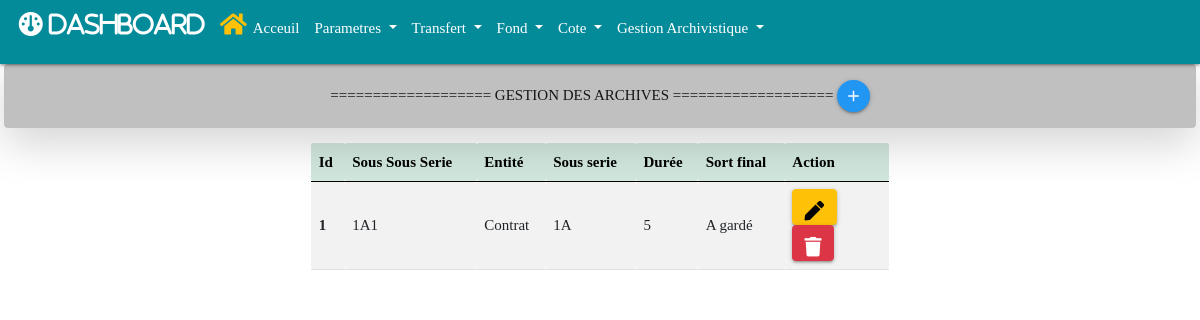
Page /fond/soussousserie on the earlier database version.
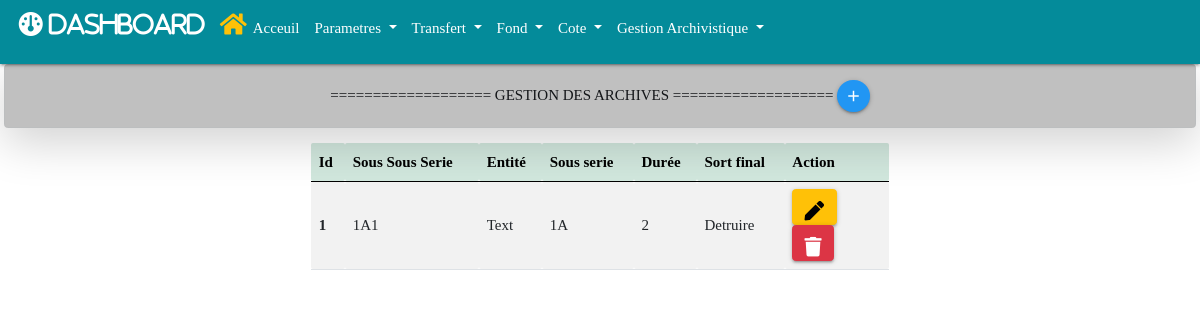
Same page on the later database version.
### fond/models.py (models this page shows, shortened)
class Sous_sous_Serie(models.Model):
    soussousserie = models.CharField(max_length=5, null=True, blank=True)
    entite = models.CharField(max_length=200, null=True, blank=True)
    sousserie = models.ForeignKey(Sous_serie, null=True, blank=True, on_delete=models.CASCADE)
    duree = models.IntegerField()
    sort_final = models.CharField(max_length=200, null=True, blank=True)
    create_at = models.DateField(auto_now_add=True, null=True)
    modified_at = models.DateTimeField(auto_now_add=True)

class Sous_serie(models.Model):
    sousserie = models.CharField(max_length=5, null=True, blank=True)
    entite = models.CharField(max_length=200, null=True, blank=True)
    serie = models.ForeignKey(Serie, null=True, blank=True, on_delete=models.CASCADE)
    duree = models.IntegerField()
    sort_final = models.CharField(max_length=200, null=True, blank=True)
    create_at = models.DateField(auto_now_add=True, null=True)
    modified_at = models.DateTimeField(auto_now_add=True)
    def __str__(self):
        return self.sousserie

### fond/views.py (the view)
# urls.py: path('fond/soussousserie', views.soussousserie, name="soussousserie"),
def soussousserie(request):
    soussousseries = Sous_sous_Serie.objects.all()
    context = {'soussousseries':soussousseries}
    return render(request, 'fond/soussousserie/soussousserie.html', context)

### fond/templates/fond/soussousserie/soussousserie.html (shortened to what this page needs)
{% extends 'base.html' %}
{% block add %}
<a href="{% url 'add_soussousserie' %}" class="btn-floating btn-small waves-effect waves-light blue" title="Ajouter une soussousserie">
    <i class="material-icons">add</i>
</a>
{% endblock add %}
{% block main %}
<div class="container mt-3 w-50">
    <table id="example" class="table table-striped" style="width:100%">
        <thead class="table-success">
            <tr>
                <th>Id</th>
                <th>Sous Sous Serie</th>
                <th>Entité</th>
                <th>Sous serie</th>
                <th>Durée</th>
                <th>Sort final</th>
                <th style="width: 18%;">Action</th>
            </tr>
        </thead>
        <tbody>
            {% for soussousserie in soussousseries %}
            <tr>
                <th scope="row">{{soussousserie.id}}</th>
                <td>{{soussousserie.soussousserie}}</td>
                <td>{{soussousserie.entite}}</td>
                <td>{{soussousserie.sousserie}}</td>
                <td>{{soussousserie.duree}}</td>
                <td>{{soussousserie.sort_final}}</td>
                <td>
                    <a href="{% url 'edit_soussousserie' soussousserie.id %}" type="button" class="btn btn-warning" title="Edit soussousserie">
                        <i class="fas fa-pen"></i>
                    </a>
                    <a href="{% url 'delete_soussousserie' soussousserie.id %}" type="button" class="btn btn-danger" title="Supprimer soussousserie">
                        <i class="fas fa-trash"></i>
                    </a>
                </td>
            </tr>
            {% endfor %}
        </tbody>
    </table>
</div>
{% endblock main %}

Differences in the rows shown:
changed Sous_sous_Serie id 1: entite "Contrat" → "Text"; duree "5" → "2"; sort_final "A gardé" → "Detruire"
